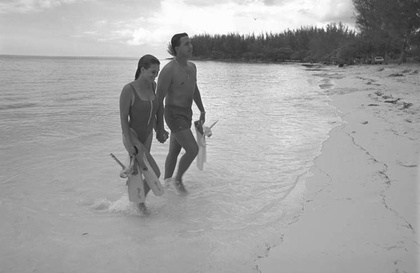
%> input picture Problem-Set-1/beach.JPG, 420 x 273 px, shrunk from 1378 x 896 before the run
$ octave HW1_5.m   (GNU Octave 9; MATLAB toolbox functions it lacks are replaced by stand-ins)
%> lines starting %> are read from the running program, lines starting %| are printed output that depends on the picture
%> further down, I1 is the input picture: size 273x420x3 uint8; min 29, max 255, mean 162.9
### Problem-Set-1/Matlab Code/histEqualize.m
function Ip = histEqualize(I, Ng)
%> called with Ng = 256
d = size(I);
%> d = [273 420 3]
if size(d)>2
    I = rgb2gray(I);
end
h = computeNormalizedHist(I,Ng);
c = runningSum(h);
Ip = zeros(d(1),d(2));
for j = 1:d(2)
    for i = 1:d(1)
        Ip(i,j) = round(Ng*c(I(i,j)+1));
    end
end
return

### Problem-Set-1/Matlab Code/computeHist.m
function h = computeHist(I, Ng)
%> called with Ng = 256
h = zeros(Ng,1);
[rows, columns] = size(I);
%> rows = 273; columns = 1260
for j = 1:columns
    for i = 1:rows
        h(I(i,j)+1)=h(I(i,j)+1)+1;
    end
end
%> after the loop, h = 256 values, max 9162 at index 167, min 0 at index 1, mean 1343.7
return

### Problem-Set-1/Matlab Code/computeNormalizedHist.m
function h = computeNormalizedHist(I, Ng)
h = computeHist(I,Ng);
[rows, columns] = size(I);
%> rows = 273; columns = 1260
n = rows*columns;
%> n = 343980
for i = 1:Ng
    h(i) = h(i)/n;
end
%> after the loop, h = 256 values, max 0.0266 at index 167, min 0 at index 1, mean 0.00391
return

### Problem-Set-1/Matlab Code/runningSum.m
function s = runningSum(a)
s(1) = a(1);
for i = 2:length(a)
    s(i) = s(i-1) + a(i);
end
%> after the loop, s = 256 values from 0 to 1
return

### Problem-Set-1/Matlab Code/HW1_5.m
I1 = imread('beach.jpg');
G1 = histEqualize(I1,256);
%> after the loop in histEqualize, `for j = 1:d(2)`:
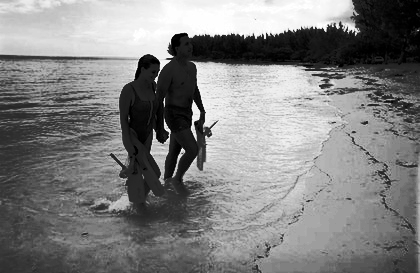
%> Ip: size 273x420 double; min 0, max 256, mean 129.5; drawn with min black and max white
figure()
subplot(2,1,1);imagesc(I1);colormap(gray);title('Original Grayscale Image');
subplot(2,1,2);imagesc(G1);colormap(gray);title('Histogram Equalized Image');

$ run again, with Problem-Set-1/aircraft.jpg copied over Problem-Set-1/beach.JPG
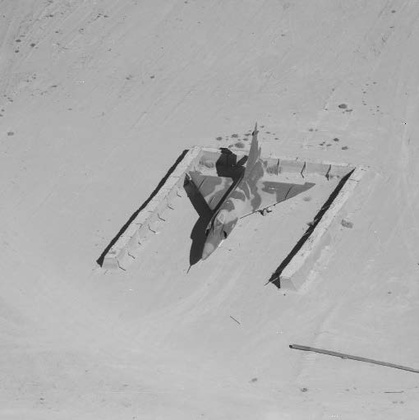
%> input picture Problem-Set-1/aircraft.jpg, 419 x 420 px, shrunk from 510 x 511 before the run
%> I1 is the input picture: size 420x419 uint8; min 12, max 223, mean 175.4
%> after the loop in computeHist, `for j = 1:columns`: h = 256 values, max 8199 at index 179, min 0 at index 1, mean 687.4
%> after the loop in computeNormalizedHist, `for i = 1:Ng`: h = 256 values, max 0.0466 at index 179, min 0 at index 1, mean 0.00391
%> after the loop in runningSum, `for i = 2:length(a)`: s = 256 values from 0 to 1
%> after the loop in histEqualize, `for j = 1:d(2)`:
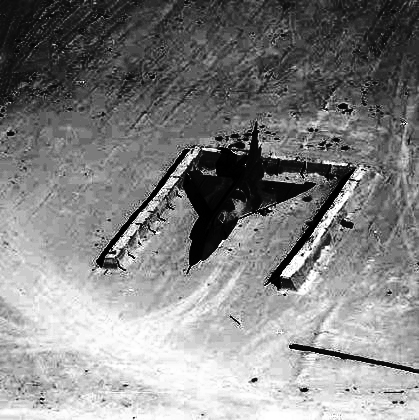
%> Ip: size 420x419 double; min 0, max 256, mean 131.9; drawn with min black and max white

$ run again, with Problem-Set-1/city.jpg copied over Problem-Set-1/beach.JPG
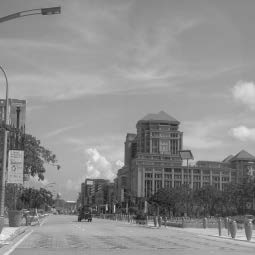
%> input picture Problem-Set-1/city.jpg, 255 x 255 px
%> I1 is the input picture: size 255x255 uint8; min 19, max 242, mean 141.5
%> after the loop in computeHist, `for j = 1:columns`: h = 256 values, max 2333 at index 159, min 0 at index 1, mean 254
%> after the loop in computeNormalizedHist, `for i = 1:Ng`: h = 256 values, max 0.0359 at index 159, min 0 at index 1, mean 0.00391
%> after the loop in runningSum, `for i = 2:length(a)`: s = 256 values from 0 to 1
%> after the loop in histEqualize, `for j = 1:d(2)`:
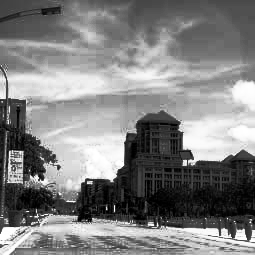
%> Ip: size 255x255 double; min 0, max 256, mean 129.6; drawn with min black and max white
